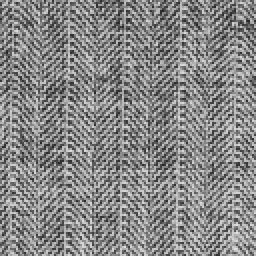
#> input picture example_images/D16.jpg, 128 x 128 px, given in place of embedded_squares.jpg, which was not available (shown 2 times larger)
$ python q1.py
#> lines starting #> are read from the running program, lines starting #| are printed output that depends on the picture; pictures that were not available may be replaced by others from this repository, and a replacement may not be noted
#> in main, image is the input picture: shape (128, 128); min 34, max 226, mean 134.9
"""
q1.py - contains the solution for question 1 of mmn 13 - Image Processing 2024c.

The scripts taken in a gray-scaled image and applies local histogram
equalization to the image. The image path and the window size can be given.

Run this script with the following command:
```bash
python q1.py -h
```

The script uses the following libraries:
    - cv2
    - numpy
    - matplotlib

Please make sure to install the libraries before running the script.

@Author: Ofir Paz
@Version: 19.08.2024
"""

# ================================== Imports ================================= #
import os
import argparse
from pathlib import Path
import cv2 as cv
import numpy as np
import matplotlib.pyplot as plt
from typing import Tuple
# ============================== End Of Imports ============================== #


# ================================= Functions ================================ #
def init_argparse() -> argparse.ArgumentParser:

    """
    Initialize the argument parser for the script.

    Returns:
        The argument parser.
    """
    parser = argparse.ArgumentParser(description="Question 1 - Image Processing 2024c")
    parser.add_argument("--file_name", "-f", type=str,
                        default=Path(os.path.dirname(__file__), r"images\embedded_squares.jpg"),
                        help="The relative or absolute path of the image file to process. "
                             "Default: images\\embedded_squares.jpg")
    parser.add_argument("--window_size", "--ws", nargs=2, type=int, default=(3, 3),
                        metavar=("rows", "cols"),
                        help="The size of the window for the local histogram equalization. "
                             "Default: (3, 3)")
    return parser


def show_comparison(before_image: np.ndarray, after_image: np.ndarray) -> None:
    """
    Show a comparison between two images.

    Args:
        before_image (np.ndarray): The image before processing.
        after_image (np.ndarray): The image after processing.

    Returns:
        None
    """
    plt.figure(figsize=(10, 5))
    plt.subplot(1, 2, 1)
    plt.imshow(before_image, cmap="gray")
    plt.title("Original Image")
    plt.axis("off")

    plt.subplot(1, 2, 2)
    plt.imshow(after_image, cmap="gray")
    plt.title("Transformed Image")
    plt.axis("off")

    plt.tight_layout()
    plt.show()


def get_neighborhood_value(window: np.ndarray) -> np.ndarray:
    """
    Get the neighborhood value of the image.

    Args:
        image (np.ndarray): The image to process.

    Returns:
        np.ndarray: The image after applying the histogram equalization.
    """
    # Extracts number of rows and cols, `M` and `N` respectively.
    M, N = window.shape

    # Set the number of levels.
    L = 256

    # Compute the normalized histogram of the window; Eq. (3-14).
    histogram = (window.reshape(1, -1) == np.arange(L - 1).reshape(-1, 1)).sum(axis=1) / (M * N)

    # Compute the transformation; Eq. (3-15).
    transformation = lambda r: round((L - 1) * histogram[:r + 1].sum())

    # Return the transformation of the center pixel.
    return transformation(window[M // 2, N // 2])


def apply_local_histogram_equlization(image: np.ndarray, window_size: Tuple[int, int]) -> np.ndarray:
    """
    Apply the local histogram equalization to the image.

    Args:
        image (np.ndarray): The image to process (assumed dtype=np.uint8).
        window_size (Tuple[int, int]): The size of the window for the local histogram equalization.

    Returns:
        np.ndarray: The image after applying the local histogram equalization.
    """
#> called with window_size = (3, 3)
    win_h, win_w = window_size  # Extract height and width of the window size.
    img_h, img_w = image.shape  # Extract height and width of the image.
#> img_h = 128; img_w = 128
    assert win_h > 0 and win_w > 0, "Window sizes must be positives."
    assert win_h < img_h and win_w < img_w, "Window sizes must be smaller than the image size."
    assert win_h % 2 == 1 and win_w % 2 == 1, "Window sizes must be odd numbers."

    # Initiate the transformed image with the correct padding.
    transformed_image = np.zeros((img_h + win_h - 1, img_w + win_w - 1), dtype=np.uint8)
    transformed_image[win_h // 2 : img_h + win_h // 2, win_w // 2 : img_w + win_w // 2] = image
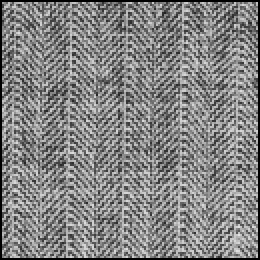
#> transformed_image: shape (130, 130) (shown 2 times larger); min 0, max 226, mean 130.8

    # Iterate over the image with the window size and apply the histogram
    #  equalization for each window.
    for h in range(win_h // 2, img_h + win_h // 2):
        for w in range(win_w // 2, img_w + win_w // 2):
            # Extract the window from the image.
            window = image[
                h - win_h // 2 : h + win_h // 2 + 1,
                w - win_w // 2 : w + win_w // 2 + 1
            ]

            # Apply the histogram equalization to the window.
            transformed_image[h, w] = get_neighborhood_value(window)
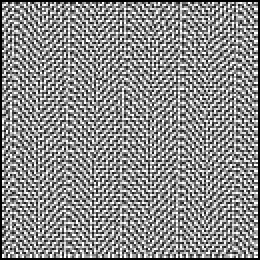
#> transformed_image: shape (130, 130) (shown 2 times larger); min 0, max 255, mean 139

    return transformed_image[win_h // 2 : img_h + win_h // 2, win_w // 2 : img_w + win_w // 2]
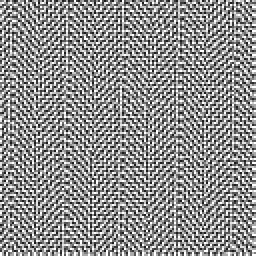
#> returned value: shape (128, 128) (shown 2 times larger); min 28, max 255, mean 143.4

# ============================= End Of Functions ============================= #


# =================================== Main =================================== #
def main(args: argparse.Namespace) -> None:
    """
    The main function of the script.

    Args:
        args (argparse.Namespace): The arguments for the script.

    Returns:
        None
    """
    image: np.ndarray = cv.imread(os.path.abspath(args.file_name), cv.IMREAD_GRAYSCALE)
    if image is None:
        raise FileNotFoundError(f"Could not find the image file: {os.path.abspath(args.file_name)}")

    transformed_image = apply_local_histogram_equlization(image, args.window_size)
    show_comparison(image, transformed_image)
#> in show_comparison, `plt.show()`:
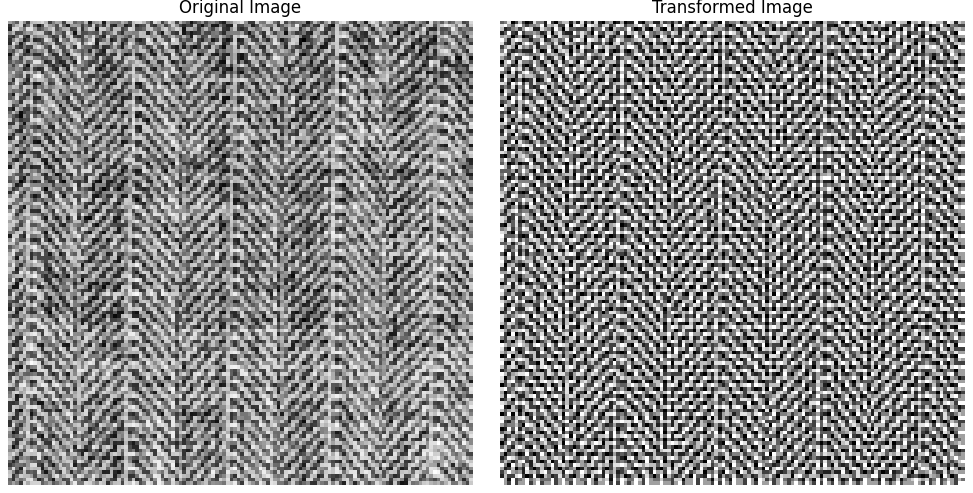
#> figure drawn by matplotlib, 2 panels

    image_folder = Path(args.file_name).parent
    image_name = os.path.splitext(os.path.basename(args.file_name))[0]
    cv.imwrite(str(image_folder / rf"{image_name}_transformed.jpg"), transformed_image)


if __name__ == "__main__":
    parser = init_argparse()
    args = parser.parse_args()
    main(args)
# ================================ End Of Main ================================ #
